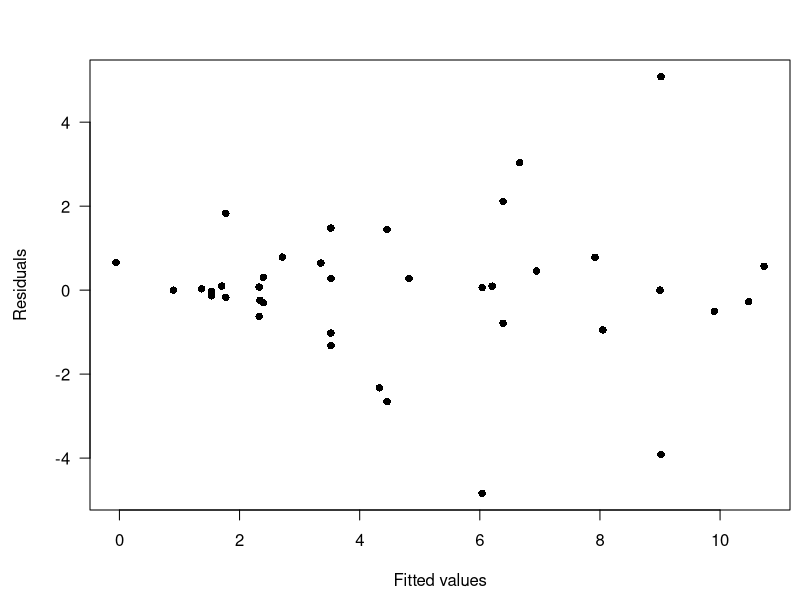
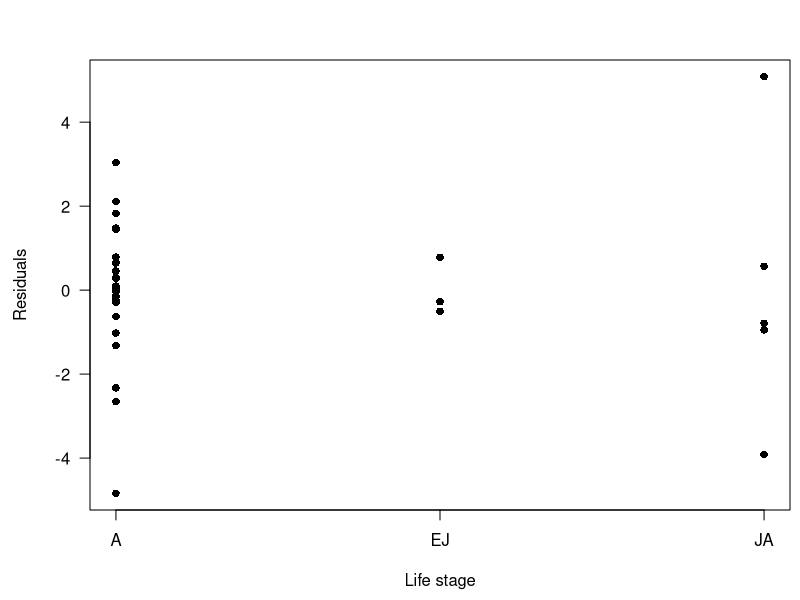
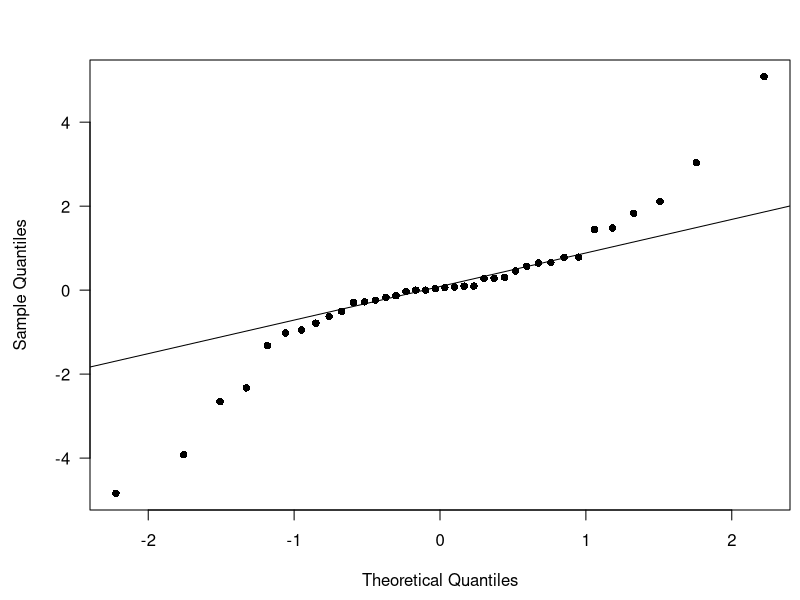
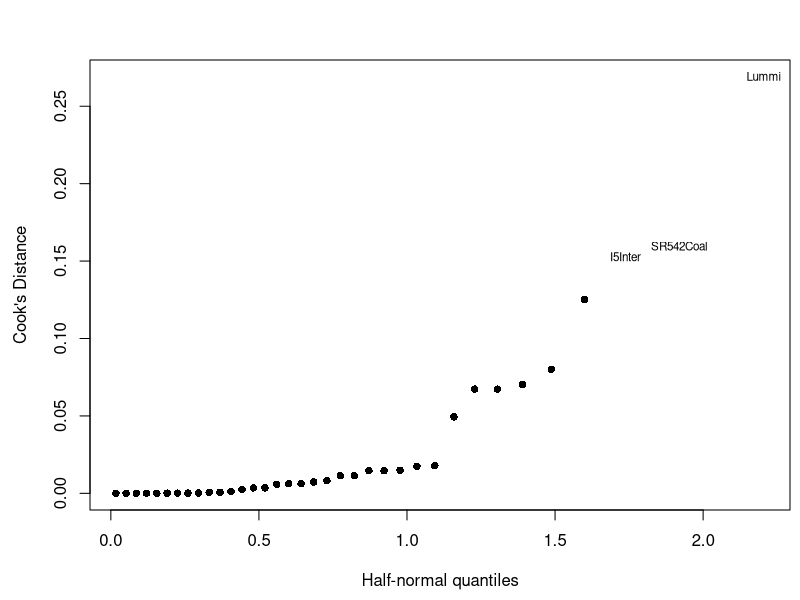

Reproduce these figures in R, in order.
## ---- chunk 1
knitr::opts_chunk$set(echo = TRUE)
## ---- chunk 2
## get data
dat <- read.csv("usfws_bull_trout.csv")
## fit model wit all 8 predictors
fmod <- lm(score ~ stage + form + cond + risk + unit + prog + BMP + degflex, data = dat)
## summary
summary(fmod)
## ---- chunk 3
## get residuals
res <- resid(fmod)
## get fitted values
yhat <- fitted(fmod)
## plot them
par(mai = c(0.9, 0.9, 0.6, 0.1),
    omi = c(0, 0, 0, 0))
plot(yhat, res, las = 1, pch = 16,
     xlab = "Fitted values", ylab = "Residuals")
## ---- chunk 4
## plot them
par(mai = c(0.9, 0.9, 0.6, 0.1),
    omi = c(0, 0, 0, 0))
## default plot
stripchart(res ~ dat$stage, vertical = TRUE,
           pch = 16, las = 1,
           xlab = "Life stage", ylab = "Residuals")
## ---- chunk 5
par(mai = c(0.9, 0.9, 0.6, 0.1),
    omi = c(0, 0, 0, 0))
## Q-Q plot
qqnorm(res, las = 1, pch = 16, main = "")
## Q-Q line
qqline(res)
## ---- chunk 6
## get leverages
hv <- hatvalues(fmod)
## assign their names
names(hv) <- dat$ProjectName
## find the 3 largest leverages
rev(sort(hv))[1:3]
## ---- chunk 7
## number of estimated params
k <- sum(hv) # = length(coef(fmod))
## sample size
n <- nrow(dat)
## threshold value for h
(ht <- 2 * k / n)
## suspect leverages
hv[hv > ht]
## ---- chunk 8
## get studentized residuals
(stud_e <- rstudent(fmod))
## get sample size
n <- nrow(dat)
## Bonferroni correction: alpha / n
alpha <- 0.05 / n
## critical t value
df <- n - length(coef(fmod)) - 1
t_crit <- qt(1 - alpha/2, df)
## compare t_stud to t_crit
sum(stud_e > t_crit, na.rm = TRUE)
## ---- chunk 9
## modifed `halfnorm()` function from faraway
halfnorm <- function (x, nlab = 2, labs = NULL, ylab = "Sorted Data", ...) {
  x <- abs(x)
  labord <- order(x)
  x <- sort(x)
  i <- order(x)
  n <- length(x)
  ui <- qnorm((n + 1:n)/(2 * n + 1))
  plot(ui, x[i], xpd = NA,
       xlab = "Half-normal quantiles", ylab = ylab, 
       ylim = c(0, max(x)), type = "n", ...)
  if(nlab < n) {
    points(ui[1:(n - nlab)], x[i][1:(n - nlab)], pch = 16)
  }
  if(is.null(labs)) {
    labs <- as.character(1:length(x))
  }
  text(ui[(n - nlab + 1):n], x[i][(n - nlab + 1):n],
       labs[labord][(n - nlab + 1):n], cex = 0.7)
}
## Cook's D
cook <- cooks.distance(fmod)
names(cook) <- dat$ProjectName
## 3 largest Cook's D
round(rev(sort(cook)), 3)[1:3]
## half-normal plot
par(mai = c(0.9,0.9,0.6,0.1),
    omi = c(0, 0, 0, 0),
    cex = 1)
halfnorm(cook, nlab = 3,
         labs = dat$ProjectName, ylab = "Cook's Distance")
